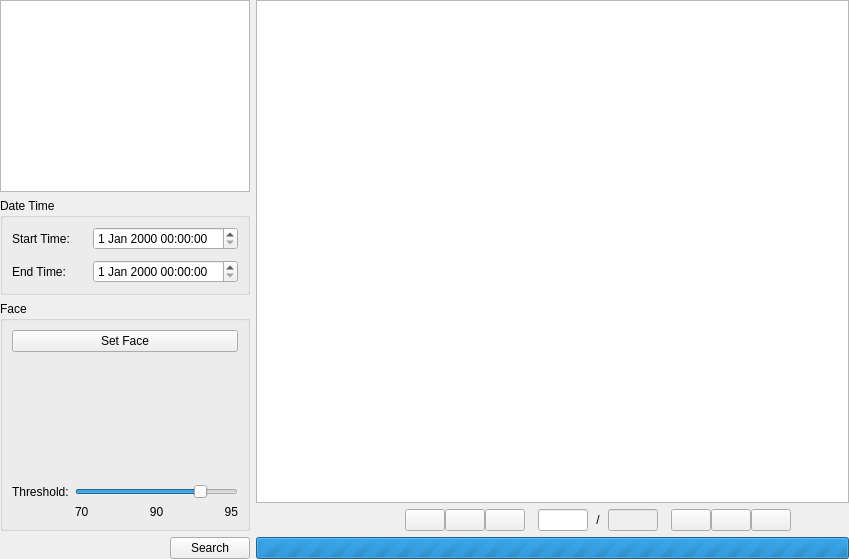
        <widget class="QWidget" name="page_2">
         <layout class="QGridLayout" name="gridLayout_11">
          <property name="leftMargin">
           <number>0</number>
          </property>
          <property name="topMargin">
           <number>0</number>
          </property>
          <property name="rightMargin">
           <number>0</number>
          </property>
          <property name="bottomMargin">
           <number>0</number>
          </property>
          <item row="0" column="0" rowspan="3">
           <widget class="QWidget" name="widget" native="true">
            <property name="maximumSize">
             <size>
              <width>250</width>
              <height>16777215</height>
             </size>
            </property>
            <layout class="QGridLayout" name="gridLayout_10">
             <property name="leftMargin">
              <number>0</number>
             </property>
             <property name="topMargin">
              <number>0</number>
             </property>
             <property name="rightMargin">
              <number>0</number>
             </property>
             <property name="bottomMargin">
              <number>0</number>
             </property>
             <item row="0" column="0">
              <widget class="QTreeView" name="viewSearchPageLogArea">
               <property name="minimumSize">
                <size>
                 <width>200</width>
                 <height>0</height>
                </size>
               </property>
              </widget>
             </item>
             <item row="1" column="0">
              <widget class="QGroupBox" name="groupDateTime">
               <property name="title">
                <string>Date Time</string>
               </property>
               <layout class="QGridLayout" name="gridLayout_6">
                <property name="verticalSpacing">
                 <number>10</number>
                </property>
                <item row="0" column="0">
                 <widget class="QLabel" name="lblLogSearchStart">
                  <property name="text">
                   <string>Start Time:</string>
                  </property>
                 </widget>
                </item>
                <item row="1" column="1">
                 <widget class="QDateTimeEdit" name="dateTimeSearchLogEnd"/>
                </item>
                <item row="0" column="1">
                 <widget class="QDateTimeEdit" name="dateTimeSearchLogStart"/>
                </item>
                <item row="1" column="0">
                 <widget class="QLabel" name="lblLogSearchEnd">
                  <property name="text">
                   <string>End Time:</string>
                  </property>
                 </widget>
                </item>
               </layout>
              </widget>
             </item>
             <item row="2" column="0">
              <widget class="QGroupBox" name="groupFace">
               <property name="maximumSize">
                <size>
                 <width>16777215</width>
                 <height>16777215</height>
                </size>
               </property>
               <property name="title">
                <string>Face</string>
               </property>
               <layout class="QGridLayout" name="gridLayout_9">
                <item row="2" column="0">
                 <widget class="QLabel" name="lblThresholdLog">
                  <property name="text">
                   <string>Threshold:</string>
                  </property>
                 </widget>
                </item>
                <item row="2" column="1" colspan="3">
                 <widget class="QSlider" name="sldThreshold">
                  <property name="minimum">
                   <number>70</number>
                  </property>
                  <property name="maximum">
                   <number>95</number>
                  </property>
                  <property name="pageStep">
                   <number>1</number>
                  </property>
                  <property name="value">
                   <number>90</number>
                  </property>
                  <property name="tracking">
                   <bool>true</bool>
                  </property>
                  <property name="orientation">
                   <enum>Qt::Horizontal</enum>
                  </property>
                  <property name="invertedAppearance">
                   <bool>false</bool>
                  </property>
                  <property name="invertedControls">
                   <bool>false</bool>
                  </property>
                 </widget>
                </item>
                <item row="3" column="1">
                 <widget class="QLabel" name="lblMinThresold">
                  <property name="text">
                   <string>70</string>
                  </property>
                 </widget>
                </item>
                <item row="3" column="2">
                 <widget class="QLabel" name="lblCurThresold">
                  <property name="text">
                   <string>90</string>
                  </property>
                  <property name="alignment">
                   <set>Qt::AlignCenter</set>
                  </property>
                 </widget>
                </item>
                <item row="3" column="3">
                 <widget class="QLabel" name="lblMaxThresold">
                  <property name="text">
                   <string>95</string>
                  </property>
                  <property name="alignment">
                   <set>Qt::AlignRight|Qt::AlignTrailing|Qt::AlignVCenter</set>
                  </property>
                 </widget>
                </item>
                <item row="1" column="0" colspan="4">
                 <widget class="QLabel" name="lblSearchLogFace">
                  <property name="minimumSize">
                   <size>
                    <width>96</width>
                    <height>120</height>
                   </size>
                  </property>
                  <property name="text">
                   <string/>
                  </property>
                  <property name="alignment">
                   <set>Qt::AlignCenter</set>
                  </property>
                 </widget>
                </item>
                <item row="0" column="0" colspan="4">
                 <widget class="QPushButton" name="btnSetFace">
                  <property name="text">
                   <string>Set Face</string>
                  </property>
                 </widget>
                </item>
               </layout>
              </widget>
             </item>
             <item row="3" column="0">
              <layout class="QHBoxLayout" name="horizontalLayout_3">
               <item>
                <spacer name="horizontalSpacer">
                 <property name="orientation">
                  <enum>Qt::Horizontal</enum>
                 </property>
                 <property name="sizeHint" stdset="0">
                  <size>
                   <width>68</width>
                   <height>20</height>
                  </size>
                 </property>
                </spacer>
               </item>
               <item>
                <widget class="QPushButton" name="btnSearchLog">
                 <property name="text">
                  <string>Search</string>
                 </property>
                </widget>
               </item>
              </layout>
             </item>
            </layout>
           </widget>
          </item>
          <item row="0" column="1">
           <widget class="QGraphicsView" name="viewSeachPageLogResult"/>
          </item>
          <item row="1" column="1">
           <layout class="QHBoxLayout" name="horizontalLayout_2">
            <property name="spacing">
             <number>0</number>
            </property>
            <item>
             <spacer name="horizontalSpacer_3">
              <property name="orientation">
               <enum>Qt::Horizontal</enum>
              </property>
              <property name="sizeHint" stdset="0">
               <size>
                <width>149</width>
                <height>20</height>
               </size>
              </property>
             </spacer>
            </item>
            <item>
             <widget class="QPushButton" name="btnLogFirst">
              <property name="text">
               <string/>
              </property>
              <property name="icon">
               <iconset resource="mainResource.qrc">
                <normaloff>:/images/first.png</normaloff>:/images/first.png</iconset>
              </property>
             </widget>
            </item>
            <item>
             <widget class="QPushButton" name="btnLogBackward">
              <property name="text">
               <string/>
              </property>
              <property name="icon">
               <iconset resource="mainResource.qrc">
                <normaloff>:/images/backward.png</normaloff>:/images/backward.png</iconset>
              </property>
             </widget>
            </item>
            <item>
             <widget class="QPushButton" name="btnLogPrev">
              <property name="text">
               <string/>
              </property>
              <property name="icon">
               <iconset resource="mainResource.qrc">
                <normaloff>:/images/prev1.png</normaloff>:/images/prev1.png</iconset>
              </property>
             </widget>
            </item>
            <item>
             <spacer name="horizontalSpacer_6">
              <property name="orientation">
               <enum>Qt::Horizontal</enum>
              </property>
              <property name="sizeType">
               <enum>QSizePolicy::Fixed</enum>
              </property>
              <property name="sizeHint" stdset="0">
               <size>
                <width>13</width>
                <height>20</height>
               </size>
              </property>
             </spacer>
            </item>
            <item>
             <widget class="QLineEdit" name="editCurLog">
              <property name="maximumSize">
               <size>
                <width>50</width>
                <height>16777215</height>
               </size>
              </property>
             </widget>
            </item>
            <item>
             <widget class="QLabel" name="lblSearchLogSep">
              <property name="minimumSize">
               <size>
                <width>20</width>
                <height>0</height>
               </size>
              </property>
              <property name="text">
               <string>/</string>
              </property>
              <property name="alignment">
               <set>Qt::AlignCenter</set>
              </property>
             </widget>
            </item>
            <item>
             <widget class="QLineEdit" name="editAllLog">
              <property name="enabled">
               <bool>false</bool>
              </property>
              <property name="maximumSize">
               <size>
                <width>50</width>
                <height>16777215</height>
               </size>
              </property>
              <property name="readOnly">
               <bool>false</bool>
              </property>
             </widget>
            </item>
            <item>
             <spacer name="horizontalSpacer_5">
              <property name="orientation">
               <enum>Qt::Horizontal</enum>
              </property>
              <property name="sizeType">
               <enum>QSizePolicy::Fixed</enum>
              </property>
              <property name="sizeHint" stdset="0">
               <size>
                <width>13</width>
                <height>20</height>
               </size>
              </property>
             </spacer>
            </item>
            <item>
             <widget class="QPushButton" name="btnLogNext">
              <property name="text">
               <string/>
              </property>
              <property name="icon">
               <iconset resource="mainResource.qrc">
                <normaloff>:/images/next1.png</normaloff>:/images/next1.png</iconset>
              </property>
             </widget>
            </item>
            <item>
             <widget class="QPushButton" name="btnLogForward">
              <property name="text">
               <string/>
              </property>
              <property name="icon">
               <iconset resource="mainResource.qrc">
                <normaloff>:/images/forward.png</normaloff>:/images/forward.png</iconset>
              </property>
             </widget>
            </item>
            <item>
             <widget class="QPushButton" name="btnLogLast">
              <property name="text">
               <string/>
              </property>
              <property name="icon">
               <iconset resource="mainResource.qrc">
                <normaloff>:/images/last.png</normaloff>:/images/last.png</iconset>
              </property>
             </widget>
            </item>
            <item>
             <spacer name="horizontalSpacer_4">
              <property name="orientation">
               <enum>Qt::Horizontal</enum>
              </property>
              <property name="sizeHint" stdset="0">
               <size>
                <width>58</width>
                <height>20</height>
               </size>
              </property>
             </spacer>
            </item>
           </layout>
          </item>
          <item row="2" column="1">
           <widget class="QProgressBar" name="progressSearchLog">
            <property name="maximum">
             <number>0</number>
            </property>
            <property name="value">
             <number>0</number>
            </property>
            <property name="alignment">
             <set>Qt::AlignCenter</set>
            </property>
           </widget>
          </item>
         </layout>
        </widget>
